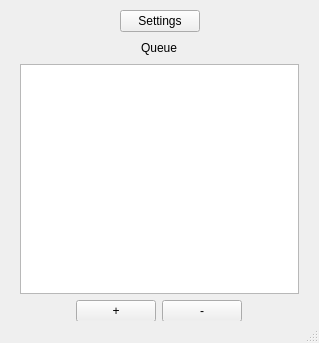
<?xml version="1.0" encoding="UTF-8"?>
<ui version="4.0">
 <class>MainWindow</class>
 <widget class="QMainWindow" name="MainWindow">
  <property name="geometry">
   <rect>
    <x>0</x>
    <y>0</y>
    <width>319</width>
    <height>343</height>
   </rect>
  </property>
  <property name="windowTitle">
   <string>BootTunes</string>
  </property>
  <widget class="QWidget" name="centralwidget">
   <widget class="QWidget" name="">
    <property name="geometry">
     <rect>
      <x>20</x>
      <y>10</y>
      <width>279</width>
      <height>312</height>
     </rect>
    </property>
    <layout class="QVBoxLayout" name="verticalLayout">
     <item>
      <layout class="QHBoxLayout" name="horizontalLayout_3">
       <item>
        <spacer name="horizontalSpacer_3">
         <property name="orientation">
          <enum>Qt::Horizontal</enum>
         </property>
         <property name="sizeHint" stdset="0">
          <size>
           <width>88</width>
           <height>20</height>
          </size>
         </property>
        </spacer>
       </item>
       <item>
        <widget class="QPushButton" name="settingsButton">
         <property name="text">
          <string>Settings</string>
         </property>
        </widget>
       </item>
       <item>
        <spacer name="horizontalSpacer_4">
         <property name="orientation">
          <enum>Qt::Horizontal</enum>
         </property>
         <property name="sizeHint" stdset="0">
          <size>
           <width>78</width>
           <height>20</height>
          </size>
         </property>
        </spacer>
       </item>
      </layout>
     </item>
     <item>
      <layout class="QHBoxLayout" name="horizontalLayout_2">
       <item>
        <spacer name="horizontalSpacer">
         <property name="orientation">
          <enum>Qt::Horizontal</enum>
         </property>
         <property name="sizeHint" stdset="0">
          <size>
           <width>96</width>
           <height>20</height>
          </size>
         </property>
        </spacer>
       </item>
       <item>
        <widget class="QLabel" name="label">
         <property name="text">
          <string>Queue</string>
         </property>
        </widget>
       </item>
       <item>
        <spacer name="horizontalSpacer_2">
         <property name="orientation">
          <enum>Qt::Horizontal</enum>
         </property>
         <property name="sizeHint" stdset="0">
          <size>
           <width>96</width>
           <height>20</height>
          </size>
         </property>
        </spacer>
       </item>
      </layout>
     </item>
     <item>
      <widget class="QListView" name="listView">
       <property name="sizePolicy">
        <sizepolicy hsizetype="Expanding" vsizetype="Expanding">
         <horstretch>1</horstretch>
         <verstretch>1</verstretch>
        </sizepolicy>
       </property>
      </widget>
     </item>
     <item>
      <layout class="QHBoxLayout" name="horizontalLayout_4">
       <item>
        <spacer name="horizontalSpacer_5">
         <property name="orientation">
          <enum>Qt::Horizontal</enum>
         </property>
         <property name="sizeHint" stdset="0">
          <size>
           <width>68</width>
           <height>20</height>
          </size>
         </property>
        </spacer>
       </item>
       <item>
        <layout class="QHBoxLayout" name="horizontalLayout">
         <item>
          <widget class="QPushButton" name="pushButton">
           <property name="text">
            <string>+</string>
           </property>
          </widget>
         </item>
         <item>
          <widget class="QPushButton" name="pushButton_2">
           <property name="text">
            <string>-</string>
           </property>
          </widget>
         </item>
        </layout>
       </item>
       <item>
        <spacer name="horizontalSpacer_6">
         <property name="orientation">
          <enum>Qt::Horizontal</enum>
         </property>
         <property name="sizeHint" stdset="0">
          <size>
           <width>68</width>
           <height>20</height>
          </size>
         </property>
        </spacer>
       </item>
      </layout>
     </item>
    </layout>
   </widget>
  </widget>
  <widget class="QStatusBar" name="statusbar"/>
 </widget>
 <resources/>
 <connections/>
</ui>
